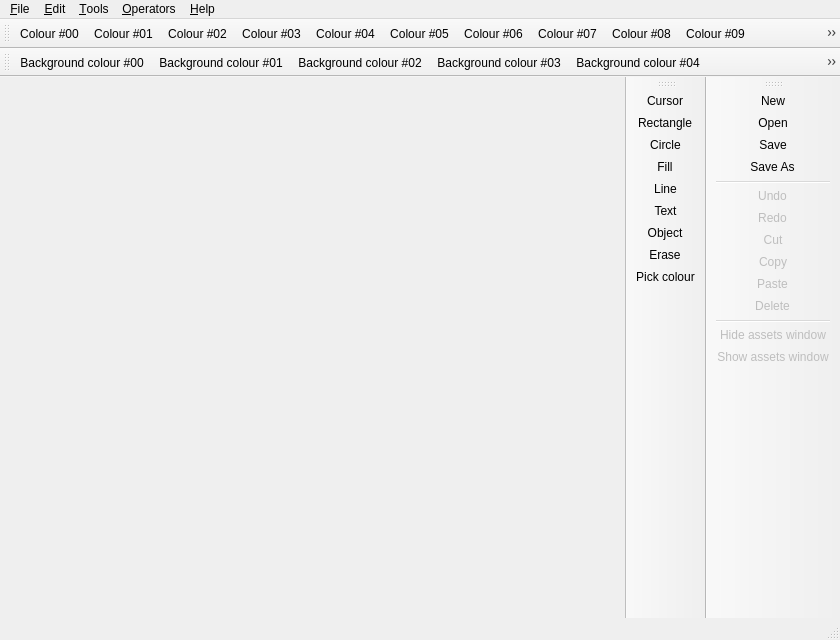
<?xml version="1.0" encoding="UTF-8"?>
<ui version="4.0">
 <class>canvas</class>
 <widget class="QMainWindow" name="canvas">
  <property name="geometry">
   <rect>
    <x>0</x>
    <y>0</y>
    <width>840</width>
    <height>640</height>
   </rect>
  </property>
  <property name="windowTitle">
   <string>roar</string>
  </property>
  <widget class="QWidget" name="centralwidget">
   <widget class="QWidget" name="verticalLayoutWidget">
    <property name="geometry">
     <rect>
      <x>0</x>
      <y>0</y>
      <width>771</width>
      <height>531</height>
     </rect>
    </property>
    <layout class="QVBoxLayout" name="verticalLayout"/>
   </widget>
  </widget>
  <widget class="QMenuBar" name="menubar">
   <property name="geometry">
    <rect>
     <x>0</x>
     <y>0</y>
     <width>840</width>
     <height>21</height>
    </rect>
   </property>
   <widget class="QMenu" name="menuFile">
    <property name="title">
     <string>&amp;File</string>
    </property>
    <widget class="QMenu" name="menu_Export">
     <property name="title">
      <string>&amp;Export...</string>
     </property>
     <addaction name="actionExportAsANSI"/>
     <addaction name="actionExportToClipboard"/>
     <addaction name="actionExportToImgur"/>
     <addaction name="actionExportToPastebin"/>
     <addaction name="actionExportAsPNG"/>
    </widget>
    <widget class="QMenu" name="menu_Import">
     <property name="title">
      <string>&amp;Import...</string>
     </property>
     <addaction name="actionImportANSI"/>
     <addaction name="actionImportFromClipboard"/>
     <addaction name="actionImportSAUCE"/>
    </widget>
    <widget class="QMenu" name="menuOpen_Recent">
     <property name="enabled">
      <bool>false</bool>
     </property>
     <property name="title">
      <string>Open &amp;Recent</string>
     </property>
     <addaction name="action_Clear_list"/>
    </widget>
    <widget class="QMenu" name="menuRes_tore_Snapshot">
     <property name="enabled">
      <bool>false</bool>
     </property>
     <property name="title">
      <string>Res&amp;tore Snapshot</string>
     </property>
     <addaction name="actionRestore_from_file"/>
    </widget>
    <addaction name="actionNew"/>
    <addaction name="actionOpen"/>
    <addaction name="menuOpen_Recent"/>
    <addaction name="menuRes_tore_Snapshot"/>
    <addaction name="actionSave"/>
    <addaction name="actionSaveAs"/>
    <addaction name="separator"/>
    <addaction name="menu_Export"/>
    <addaction name="menu_Import"/>
    <addaction name="separator"/>
    <addaction name="actionExit"/>
   </widget>
   <widget class="QMenu" name="menuEdit">
    <property name="title">
     <string>&amp;Edit</string>
    </property>
    <widget class="QMenu" name="menuBrush_size">
     <property name="title">
      <string>Brush size</string>
     </property>
     <addaction name="actionIncreaseBrushWidth"/>
     <addaction name="actionDecreaseBrushWidth"/>
     <addaction name="actionIncreaseBrushHeight"/>
     <addaction name="actionDecreaseBrushHeight"/>
     <addaction name="separator"/>
     <addaction name="actionIncreaseBrushSize"/>
     <addaction name="actionDecreaseBrushSize"/>
    </widget>
    <widget class="QMenu" name="menuCanvas_size">
     <property name="title">
      <string>Canvas size</string>
     </property>
     <addaction name="actionIncreaseCanvasWidth"/>
     <addaction name="actionDecreaseCanvasWidth"/>
     <addaction name="actionIncreaseCanvasHeight"/>
     <addaction name="actionDecreaseCanvasHeight"/>
     <addaction name="separator"/>
     <addaction name="actionIncreaseCanvasSize"/>
     <addaction name="actionDecreaseCanvasSize"/>
    </widget>
    <addaction name="actionUndo"/>
    <addaction name="actionRedo"/>
    <addaction name="separator"/>
    <addaction name="actionCut"/>
    <addaction name="actionCopy"/>
    <addaction name="actionPaste"/>
    <addaction name="actionDelete"/>
    <addaction name="separator"/>
    <addaction name="menuBrush_size"/>
    <addaction name="menuCanvas_size"/>
    <addaction name="actionFlipColours"/>
    <addaction name="separator"/>
    <addaction name="actionSolidBrush"/>
    <addaction name="separator"/>
    <addaction name="actionHideAssetsWindow"/>
    <addaction name="actionShowAssetsWindow"/>
   </widget>
   <widget class="QMenu" name="menuTools">
    <property name="title">
     <string>&amp;Tools</string>
    </property>
    <addaction name="actionCursor"/>
    <addaction name="actionRectangle"/>
    <addaction name="actionCircle"/>
    <addaction name="actionFill"/>
    <addaction name="actionLine"/>
    <addaction name="actionText"/>
    <addaction name="actionObject"/>
    <addaction name="actionErase"/>
    <addaction name="actionPickColour"/>
   </widget>
   <widget class="QMenu" name="menuOperators">
    <property name="title">
     <string>&amp;Operators</string>
    </property>
    <addaction name="actionFlip"/>
    <addaction name="actionFlipHorizontally"/>
    <addaction name="actionInvertColours"/>
    <addaction name="actionRotate"/>
    <addaction name="actionTile"/>
   </widget>
   <widget class="QMenu" name="menuHelp">
    <property name="title">
     <string>&amp;Help</string>
    </property>
    <addaction name="actionViewMelp"/>
    <addaction name="separator"/>
    <addaction name="actionOpenIssueOnGitHub"/>
    <addaction name="actionVisitGitHubWebsite"/>
    <addaction name="separator"/>
    <addaction name="actionAboutRoar"/>
   </widget>
   <addaction name="menuFile"/>
   <addaction name="menuEdit"/>
   <addaction name="menuTools"/>
   <addaction name="menuOperators"/>
   <addaction name="menuHelp"/>
  </widget>
  <widget class="QStatusBar" name="statusbar"/>
  <widget class="QToolBar" name="toolBarCommands">
   <property name="windowTitle">
    <string>Commands</string>
   </property>
   <attribute name="toolBarArea">
    <enum>RightToolBarArea</enum>
   </attribute>
   <attribute name="toolBarBreak">
    <bool>false</bool>
   </attribute>
   <addaction name="actionNew"/>
   <addaction name="actionOpen"/>
   <addaction name="actionSave"/>
   <addaction name="actionSaveAs"/>
   <addaction name="separator"/>
   <addaction name="actionUndo"/>
   <addaction name="actionRedo"/>
   <addaction name="actionCut"/>
   <addaction name="actionCopy"/>
   <addaction name="actionPaste"/>
   <addaction name="actionDelete"/>
   <addaction name="separator"/>
   <addaction name="actionHideAssetsWindow"/>
   <addaction name="actionShowAssetsWindow"/>
  </widget>
  <widget class="QToolBar" name="toolBarTools">
   <property name="windowTitle">
    <string>Tools</string>
   </property>
   <attribute name="toolBarArea">
    <enum>RightToolBarArea</enum>
   </attribute>
   <attribute name="toolBarBreak">
    <bool>true</bool>
   </attribute>
   <addaction name="actionCursor"/>
   <addaction name="actionRectangle"/>
   <addaction name="actionCircle"/>
   <addaction name="actionFill"/>
   <addaction name="actionLine"/>
   <addaction name="actionText"/>
   <addaction name="actionObject"/>
   <addaction name="actionErase"/>
   <addaction name="actionPickColour"/>
  </widget>
  <widget class="QToolBar" name="toolBarColours">
   <property name="windowTitle">
    <string>Colours</string>
   </property>
   <attribute name="toolBarArea">
    <enum>TopToolBarArea</enum>
   </attribute>
   <attribute name="toolBarBreak">
    <bool>false</bool>
   </attribute>
   <addaction name="actionColour00"/>
   <addaction name="actionColour01"/>
   <addaction name="actionColour02"/>
   <addaction name="actionColour03"/>
   <addaction name="actionColour04"/>
   <addaction name="actionColour05"/>
   <addaction name="actionColour06"/>
   <addaction name="actionColour07"/>
   <addaction name="actionColour08"/>
   <addaction name="actionColour09"/>
   <addaction name="actionColour10"/>
   <addaction name="actionColour11"/>
   <addaction name="actionColour12"/>
   <addaction name="actionColour13"/>
   <addaction name="actionColour14"/>
   <addaction name="actionColour15"/>
   <addaction name="actionColourTransparent"/>
   <addaction name="actionFlipColours"/>
   <addaction name="separator"/>
   <addaction name="actionIncreaseCanvasWidth"/>
   <addaction name="actionDecreaseCanvasWidth"/>
   <addaction name="actionIncreaseCanvasHeight"/>
   <addaction name="actionDecreaseCanvasHeight"/>
   <addaction name="separator"/>
   <addaction name="actionIncreaseCanvasSize"/>
   <addaction name="actionDecreaseCanvasSize"/>
  </widget>
  <widget class="QToolBar" name="toolBarColoursBackground">
   <property name="windowTitle">
    <string>Background colours</string>
   </property>
   <attribute name="toolBarArea">
    <enum>TopToolBarArea</enum>
   </attribute>
   <attribute name="toolBarBreak">
    <bool>true</bool>
   </attribute>
   <addaction name="actionColourBg00"/>
   <addaction name="actionColourBg01"/>
   <addaction name="actionColourBg02"/>
   <addaction name="actionColourBg03"/>
   <addaction name="actionColourBg04"/>
   <addaction name="actionColourBg05"/>
   <addaction name="actionColourBg06"/>
   <addaction name="actionColourBg07"/>
   <addaction name="actionColourBg08"/>
   <addaction name="actionColourBg09"/>
   <addaction name="actionColourBg10"/>
   <addaction name="actionColourBg11"/>
   <addaction name="actionColourBg12"/>
   <addaction name="actionColourBg13"/>
   <addaction name="actionColourBg14"/>
   <addaction name="actionColourBg15"/>
   <addaction name="actionColourBgTransparent"/>
   <addaction name="actionFlipColours"/>
   <addaction name="separator"/>
   <addaction name="actionIncreaseBrushHeight"/>
   <addaction name="actionDecreaseBrushHeight"/>
   <addaction name="actionIncreaseBrushWidth"/>
   <addaction name="actionDecreaseBrushWidth"/>
   <addaction name="separator"/>
   <addaction name="actionIncreaseBrushSize"/>
   <addaction name="actionDecreaseBrushSize"/>
  </widget>
  <action name="actionNew">
   <property name="icon">
    <iconset>
     <normaloff>assets/images/document-new.svg</normaloff>assets/images/document-new.svg</iconset>
   </property>
   <property name="text">
    <string>&amp;New</string>
   </property>
   <property name="shortcut">
    <string>Ctrl+N</string>
   </property>
  </action>
  <action name="actionOpen">
   <property name="icon">
    <iconset>
     <normaloff>assets/images/document-open-data.svg</normaloff>assets/images/document-open-data.svg</iconset>
   </property>
   <property name="text">
    <string>&amp;Open</string>
   </property>
   <property name="shortcut">
    <string>Ctrl+O</string>
   </property>
  </action>
  <action name="actionSave">
   <property name="icon">
    <iconset>
     <normaloff>assets/images/document-save.svg</normaloff>assets/images/document-save.svg</iconset>
   </property>
   <property name="text">
    <string>&amp;Save</string>
   </property>
   <property name="shortcut">
    <string>Ctrl+S</string>
   </property>
  </action>
  <action name="actionSaveAs">
   <property name="icon">
    <iconset>
     <normaloff>assets/images/document-save-as.svg</normaloff>assets/images/document-save-as.svg</iconset>
   </property>
   <property name="text">
    <string>Save &amp;As...</string>
   </property>
  </action>
  <action name="actionExit">
   <property name="text">
    <string>E&amp;xit</string>
   </property>
   <property name="shortcut">
    <string>Ctrl+X</string>
   </property>
  </action>
  <action name="actionUndo">
   <property name="enabled">
    <bool>false</bool>
   </property>
   <property name="icon">
    <iconset>
     <normaloff>assets/images/edit-undo.svg</normaloff>assets/images/edit-undo.svg</iconset>
   </property>
   <property name="text">
    <string>&amp;Undo</string>
   </property>
   <property name="shortcut">
    <string>Ctrl+Z</string>
   </property>
  </action>
  <action name="actionRedo">
   <property name="enabled">
    <bool>false</bool>
   </property>
   <property name="icon">
    <iconset>
     <normaloff>assets/images/edit-redo.svg</normaloff>assets/images/edit-redo.svg</iconset>
   </property>
   <property name="text">
    <string>&amp;Redo</string>
   </property>
   <property name="shortcut">
    <string>Ctrl+Y</string>
   </property>
  </action>
  <action name="actionCut">
   <property name="enabled">
    <bool>false</bool>
   </property>
   <property name="icon">
    <iconset>
     <normaloff>assets/images/edit-cut.svg</normaloff>assets/images/edit-cut.svg</iconset>
   </property>
   <property name="text">
    <string>Cu&amp;t</string>
   </property>
  </action>
  <action name="actionCopy">
   <property name="enabled">
    <bool>false</bool>
   </property>
   <property name="icon">
    <iconset>
     <normaloff>assets/images/edit-copy.svg</normaloff>assets/images/edit-copy.svg</iconset>
   </property>
   <property name="text">
    <string>&amp;Copy</string>
   </property>
  </action>
  <action name="actionPaste">
   <property name="enabled">
    <bool>false</bool>
   </property>
   <property name="icon">
    <iconset>
     <normaloff>assets/images/edit-paste.svg</normaloff>assets/images/edit-paste.svg</iconset>
   </property>
   <property name="text">
    <string>&amp;Paste</string>
   </property>
  </action>
  <action name="actionDelete">
   <property name="enabled">
    <bool>false</bool>
   </property>
   <property name="icon">
    <iconset>
     <normaloff>assets/images/edit-delete.svg</normaloff>assets/images/edit-delete.svg</iconset>
   </property>
   <property name="text">
    <string>De&amp;lete</string>
   </property>
  </action>
  <action name="actionSolidBrush">
   <property name="checkable">
    <bool>true</bool>
   </property>
   <property name="checked">
    <bool>true</bool>
   </property>
   <property name="text">
    <string>Solid brush</string>
   </property>
  </action>
  <action name="actionHideAssetsWindow">
   <property name="enabled">
    <bool>false</bool>
   </property>
   <property name="icon">
    <iconset>
     <normaloff>assets/images/toolHideAssetsWindow.png</normaloff>assets/images/toolHideAssetsWindow.png</iconset>
   </property>
   <property name="text">
    <string>Hide assets window</string>
   </property>
  </action>
  <action name="actionShowAssetsWindow">
   <property name="enabled">
    <bool>false</bool>
   </property>
   <property name="icon">
    <iconset>
     <normaloff>assets/images/toolShowAssetsWindow.png</normaloff>assets/images/toolShowAssetsWindow.png</iconset>
   </property>
   <property name="text">
    <string>Show assets window</string>
   </property>
  </action>
  <action name="actionCursor">
   <property name="checkable">
    <bool>true</bool>
   </property>
   <property name="icon">
    <iconset>
     <normaloff>assets/images/toolCursor.png</normaloff>assets/images/toolCursor.png</iconset>
   </property>
   <property name="text">
    <string>C&amp;ursor</string>
   </property>
   <property name="shortcut">
    <string>F2</string>
   </property>
  </action>
  <action name="actionRectangle">
   <property name="checkable">
    <bool>true</bool>
   </property>
   <property name="icon">
    <iconset>
     <normaloff>assets/images/toolRect.png</normaloff>assets/images/toolRect.png</iconset>
   </property>
   <property name="text">
    <string>&amp;Rectangle</string>
   </property>
   <property name="shortcut">
    <string>F3</string>
   </property>
  </action>
  <action name="actionCircle">
   <property name="checkable">
    <bool>true</bool>
   </property>
   <property name="icon">
    <iconset>
     <normaloff>assets/images/toolCircle.png</normaloff>assets/images/toolCircle.png</iconset>
   </property>
   <property name="text">
    <string>&amp;Circle</string>
   </property>
   <property name="shortcut">
    <string>F4</string>
   </property>
  </action>
  <action name="actionFill">
   <property name="checkable">
    <bool>true</bool>
   </property>
   <property name="icon">
    <iconset>
     <normaloff>assets/images/toolFill.png</normaloff>assets/images/toolFill.png</iconset>
   </property>
   <property name="text">
    <string>&amp;Fill</string>
   </property>
   <property name="shortcut">
    <string>F5</string>
   </property>
  </action>
  <action name="actionLine">
   <property name="checkable">
    <bool>true</bool>
   </property>
   <property name="icon">
    <iconset>
     <normaloff>assets/images/toolLine.png</normaloff>assets/images/toolLine.png</iconset>
   </property>
   <property name="text">
    <string>&amp;Line</string>
   </property>
   <property name="shortcut">
    <string>F6</string>
   </property>
  </action>
  <action name="actionText">
   <property name="checkable">
    <bool>true</bool>
   </property>
   <property name="icon">
    <iconset>
     <normaloff>assets/images/toolText.png</normaloff>assets/images/toolText.png</iconset>
   </property>
   <property name="text">
    <string>&amp;Text</string>
   </property>
   <property name="shortcut">
    <string>F7</string>
   </property>
  </action>
  <action name="actionObject">
   <property name="checkable">
    <bool>true</bool>
   </property>
   <property name="icon">
    <iconset>
     <normaloff>assets/images/toolObject.png</normaloff>assets/images/toolObject.png</iconset>
   </property>
   <property name="text">
    <string>&amp;Object</string>
   </property>
   <property name="shortcut">
    <string>F8</string>
   </property>
  </action>
  <action name="actionErase">
   <property name="checkable">
    <bool>true</bool>
   </property>
   <property name="icon">
    <iconset>
     <normaloff>assets/images/toolErase.png</normaloff>assets/images/toolErase.png</iconset>
   </property>
   <property name="text">
    <string>&amp;Erase</string>
   </property>
   <property name="shortcut">
    <string>F9</string>
   </property>
  </action>
  <action name="actionPickColour">
   <property name="checkable">
    <bool>true</bool>
   </property>
   <property name="icon">
    <iconset>
     <normaloff>assets/images/toolPickColour.png</normaloff>assets/images/toolPickColour.png</iconset>
   </property>
   <property name="text">
    <string>&amp;Pick colour</string>
   </property>
   <property name="shortcut">
    <string>F10</string>
   </property>
  </action>
  <action name="actionFlip">
   <property name="checkable">
    <bool>true</bool>
   </property>
   <property name="enabled">
    <bool>true</bool>
   </property>
   <property name="text">
    <string>&amp;Flip</string>
   </property>
  </action>
  <action name="actionFlipHorizontally">
   <property name="checkable">
    <bool>true</bool>
   </property>
   <property name="text">
    <string>Flip &amp;horizontally</string>
   </property>
  </action>
  <action name="actionInvertColours">
   <property name="checkable">
    <bool>true</bool>
   </property>
   <property name="text">
    <string>&amp;Invert colours</string>
   </property>
  </action>
  <action name="actionRotate">
   <property name="checkable">
    <bool>true</bool>
   </property>
   <property name="text">
    <string>&amp;Rotate</string>
   </property>
  </action>
  <action name="actionTile">
   <property name="checkable">
    <bool>true</bool>
   </property>
   <property name="text">
    <string>&amp;Tile</string>
   </property>
  </action>
  <action name="actionViewMelp">
   <property name="text">
    <string>View &amp;melp?</string>
   </property>
   <property name="shortcut">
    <string>F1</string>
   </property>
  </action>
  <action name="actionOpenIssueOnGitHub">
   <property name="text">
    <string>Open &amp;issue on GitHub</string>
   </property>
  </action>
  <action name="actionVisitGitHubWebsite">
   <property name="text">
    <string>Visit &amp;GitHub website</string>
   </property>
  </action>
  <action name="actionAboutRoar">
   <property name="text">
    <string>&amp;About roar</string>
   </property>
  </action>
  <action name="actionColour00">
   <property name="checkable">
    <bool>true</bool>
   </property>
   <property name="icon">
    <iconset>
     <normaloff>assets/images/colour00.png</normaloff>assets/images/colour00.png</iconset>
   </property>
   <property name="text">
    <string>Colour #00</string>
   </property>
   <property name="toolTip">
    <string>Colour #00</string>
   </property>
   <property name="shortcut">
    <string>Ctrl+0</string>
   </property>
  </action>
  <action name="actionColour01">
   <property name="checkable">
    <bool>true</bool>
   </property>
   <property name="icon">
    <iconset>
     <normaloff>assets/images/colour01.png</normaloff>assets/images/colour01.png</iconset>
   </property>
   <property name="text">
    <string>Colour #01</string>
   </property>
   <property name="toolTip">
    <string>Colour #01</string>
   </property>
   <property name="shortcut">
    <string>Ctrl+1</string>
   </property>
  </action>
  <action name="actionColour02">
   <property name="checkable">
    <bool>true</bool>
   </property>
   <property name="icon">
    <iconset>
     <normaloff>assets/images/colour02.png</normaloff>assets/images/colour02.png</iconset>
   </property>
   <property name="text">
    <string>Colour #02</string>
   </property>
   <property name="toolTip">
    <string>Colour #02</string>
   </property>
   <property name="shortcut">
    <string>Ctrl+2</string>
   </property>
  </action>
  <action name="actionColour03">
   <property name="checkable">
    <bool>true</bool>
   </property>
   <property name="icon">
    <iconset>
     <normaloff>assets/images/colour03.png</normaloff>assets/images/colour03.png</iconset>
   </property>
   <property name="text">
    <string>Colour #03</string>
   </property>
   <property name="toolTip">
    <string>Colour #03</string>
   </property>
   <property name="shortcut">
    <string>Ctrl+3</string>
   </property>
  </action>
  <action name="actionColour04">
   <property name="checkable">
    <bool>true</bool>
   </property>
   <property name="icon">
    <iconset>
     <normaloff>assets/images/colour04.png</normaloff>assets/images/colour04.png</iconset>
   </property>
   <property name="text">
    <string>Colour #04</string>
   </property>
   <property name="toolTip">
    <string>Colour #04</string>
   </property>
   <property name="shortcut">
    <string>Ctrl+4</string>
   </property>
  </action>
  <action name="actionColour05">
   <property name="checkable">
    <bool>true</bool>
   </property>
   <property name="icon">
    <iconset>
     <normaloff>assets/images/colour05.png</normaloff>assets/images/colour05.png</iconset>
   </property>
   <property name="text">
    <string>Colour #05</string>
   </property>
   <property name="toolTip">
    <string>Colour #05</string>
   </property>
   <property name="shortcut">
    <string>Ctrl+5</string>
   </property>
  </action>
  <action name="actionColour06">
   <property name="checkable">
    <bool>true</bool>
   </property>
   <property name="icon">
    <iconset>
     <normaloff>assets/images/colour06.png</normaloff>assets/images/colour06.png</iconset>
   </property>
   <property name="text">
    <string>Colour #06</string>
   </property>
   <property name="toolTip">
    <string>Colour #06</string>
   </property>
   <property name="shortcut">
    <string>Ctrl+6</string>
   </property>
  </action>
  <action name="actionColour07">
   <property name="checkable">
    <bool>true</bool>
   </property>
   <property name="icon">
    <iconset>
     <normaloff>assets/images/colour07.png</normaloff>assets/images/colour07.png</iconset>
   </property>
   <property name="text">
    <string>Colour #07</string>
   </property>
   <property name="toolTip">
    <string>Colour #07</string>
   </property>
   <property name="shortcut">
    <string>Ctrl+7</string>
   </property>
  </action>
  <action name="actionColour08">
   <property name="checkable">
    <bool>true</bool>
   </property>
   <property name="icon">
    <iconset>
     <normaloff>assets/images/colour08.png</normaloff>assets/images/colour08.png</iconset>
   </property>
   <property name="text">
    <string>Colour #08</string>
   </property>
   <property name="toolTip">
    <string>Colour #08</string>
   </property>
   <property name="shortcut">
    <string>Ctrl+8</string>
   </property>
  </action>
  <action name="actionColour09">
   <property name="checkable">
    <bool>true</bool>
   </property>
   <property name="icon">
    <iconset>
     <normaloff>assets/images/colour09.png</normaloff>assets/images/colour09.png</iconset>
   </property>
   <property name="text">
    <string>Colour #09</string>
   </property>
   <property name="toolTip">
    <string>Colour #09</string>
   </property>
   <property name="shortcut">
    <string>Ctrl+9</string>
   </property>
  </action>
  <action name="actionColour10">
   <property name="checkable">
    <bool>true</bool>
   </property>
   <property name="icon">
    <iconset>
     <normaloff>assets/images/colour10.png</normaloff>assets/images/colour10.png</iconset>
   </property>
   <property name="text">
    <string>Colour #10</string>
   </property>
   <property name="toolTip">
    <string>Colour #10</string>
   </property>
   <property name="shortcut">
    <string>Ctrl+Shift+0</string>
   </property>
  </action>
  <action name="actionColour11">
   <property name="checkable">
    <bool>true</bool>
   </property>
   <property name="icon">
    <iconset>
     <normaloff>assets/images/colour11.png</normaloff>assets/images/colour11.png</iconset>
   </property>
   <property name="text">
    <string>Colour #11</string>
   </property>
   <property name="toolTip">
    <string>Colour #11</string>
   </property>
   <property name="shortcut">
    <string>Ctrl+Shift+1</string>
   </property>
  </action>
  <action name="actionColour12">
   <property name="checkable">
    <bool>true</bool>
   </property>
   <property name="icon">
    <iconset>
     <normaloff>assets/images/colour12.png</normaloff>assets/images/colour12.png</iconset>
   </property>
   <property name="text">
    <string>Colour #12</string>
   </property>
   <property name="toolTip">
    <string>Colour #12</string>
   </property>
   <property name="shortcut">
    <string>Ctrl+Shift+2</string>
   </property>
  </action>
  <action name="actionColour13">
   <property name="checkable">
    <bool>true</bool>
   </property>
   <property name="icon">
    <iconset>
     <normaloff>assets/images/colour13.png</normaloff>assets/images/colour13.png</iconset>
   </property>
   <property name="text">
    <string>Colour #13</string>
   </property>
   <property name="toolTip">
    <string>Colour #13</string>
   </property>
   <property name="shortcut">
    <string>Ctrl+Shift+3</string>
   </property>
  </action>
  <action name="actionColour14">
   <property name="checkable">
    <bool>true</bool>
   </property>
   <property name="icon">
    <iconset>
     <normaloff>assets/images/colour14.png</normaloff>assets/images/colour14.png</iconset>
   </property>
   <property name="text">
    <string>Colour #14</string>
   </property>
   <property name="toolTip">
    <string>Colour #14</string>
   </property>
   <property name="shortcut">
    <string>Ctrl+Shift+4</string>
   </property>
  </action>
  <action name="actionColour15">
   <property name="checkable">
    <bool>true</bool>
   </property>
   <property name="icon">
    <iconset>
     <normaloff>assets/images/colour15.png</normaloff>assets/images/colour15.png</iconset>
   </property>
   <property name="text">
    <string>Colour #15</string>
   </property>
   <property name="toolTip">
    <string>Colour #15</string>
   </property>
   <property name="shortcut">
    <string>Ctrl+Shift+5</string>
   </property>
  </action>
  <action name="actionColourTransparent">
   <property name="checkable">
    <bool>true</bool>
   </property>
   <property name="icon">
    <iconset>
     <normaloff>assets/images/colour_transparent.png</normaloff>assets/images/colour_transparent.png</iconset>
   </property>
   <property name="text">
    <string>Transparent colour</string>
   </property>
   <property name="toolTip">
    <string>Transparent colour</string>
   </property>
   <property name="shortcut">
    <string>Ctrl+Shift+6</string>
   </property>
  </action>
  <action name="actionColourBg00">
   <property name="checkable">
    <bool>true</bool>
   </property>
   <property name="icon">
    <iconset>
     <normaloff>assets/images/colourBg00.png</normaloff>assets/images/colourBg00.png</iconset>
   </property>
   <property name="text">
    <string>Background colour #00</string>
   </property>
   <property name="toolTip">
    <string>Background colour #00</string>
   </property>
   <property name="shortcut">
    <string>Ctrl+Alt+0</string>
   </property>
  </action>
  <action name="actionColourBg01">
   <property name="checkable">
    <bool>true</bool>
   </property>
   <property name="icon">
    <iconset>
     <normaloff>assets/images/colourBg01.png</normaloff>assets/images/colourBg01.png</iconset>
   </property>
   <property name="text">
    <string>Background colour #01</string>
   </property>
   <property name="toolTip">
    <string>Background colour #01</string>
   </property>
   <property name="shortcut">
    <string>Ctrl+Alt+1</string>
   </property>
  </action>
  <action name="actionColourBg02">
   <property name="checkable">
    <bool>true</bool>
   </property>
   <property name="icon">
    <iconset>
     <normaloff>assets/images/colourBg02.png</normaloff>assets/images/colourBg02.png</iconset>
   </property>
   <property name="text">
    <string>Background colour #02</string>
   </property>
   <property name="toolTip">
    <string>Background colour #02</string>
   </property>
   <property name="shortcut">
    <string>Ctrl+Alt+2</string>
   </property>
  </action>
  <action name="actionColourBg03">
   <property name="checkable">
    <bool>true</bool>
   </property>
   <property name="icon">
    <iconset>
     <normaloff>assets/images/colourBg03.png</normaloff>assets/images/colourBg03.png</iconset>
   </property>
   <property name="text">
    <string>Background colour #03</string>
   </property>
   <property name="toolTip">
    <string>Background colour #03</string>
   </property>
   <property name="shortcut">
    <string>Ctrl+Alt+3</string>
   </property>
  </action>
  <action name="actionColourBg04">
   <property name="checkable">
    <bool>true</bool>
   </property>
   <property name="icon">
    <iconset>
     <normaloff>assets/images/colourBg04.png</normaloff>assets/images/colourBg04.png</iconset>
   </property>
   <property name="text">
    <string>Background colour #04</string>
   </property>
   <property name="toolTip">
    <string>Background colour #04</string>
   </property>
   <property name="shortcut">
    <string>Ctrl+Alt+4</string>
   </property>
  </action>
  <action name="actionColourBg05">
   <property name="checkable">
    <bool>true</bool>
   </property>
   <property name="icon">
    <iconset>
     <normaloff>assets/images/colourBg05.png</normaloff>assets/images/colourBg05.png</iconset>
   </property>
   <property name="text">
    <string>Background colour #05</string>
   </property>
   <property name="toolTip">
    <string>Background colour #05</string>
   </property>
   <property name="shortcut">
    <string>Ctrl+Alt+5</string>
   </property>
  </action>
  <action name="actionColourBg06">
   <property name="checkable">
    <bool>true</bool>
   </property>
   <property name="icon">
    <iconset>
     <normaloff>assets/images/colourBg06.png</normaloff>assets/images/colourBg06.png</iconset>
   </property>
   <property name="text">
    <string>Background colour #06</string>
   </property>
   <property name="toolTip">
    <string>Background colour #06</string>
   </property>
   <property name="shortcut">
    <string>Ctrl+Alt+6</string>
   </property>
  </action>
  <action name="actionColourBg07">
   <property name="checkable">
    <bool>true</bool>
   </property>
   <property name="icon">
    <iconset>
     <normaloff>assets/images/colourBg07.png</normaloff>assets/images/colourBg07.png</iconset>
   </property>
   <property name="text">
    <string>Background colour #07</string>
   </property>
   <property name="toolTip">
    <string>Background colour #07</string>
   </property>
   <property name="shortcut">
    <string>Ctrl+Alt+7</string>
   </property>
  </action>
  <action name="actionColourBg08">
   <property name="checkable">
    <bool>true</bool>
   </property>
   <property name="icon">
    <iconset>
     <normaloff>assets/images/colourBg08.png</normaloff>assets/images/colourBg08.png</iconset>
   </property>
   <property name="text">
    <string>Background colour #08</string>
   </property>
   <property name="toolTip">
    <string>Background colour #08</string>
   </property>
   <property name="shortcut">
    <string>Ctrl+Alt+8</string>
   </property>
  </action>
  <action name="actionColourBg09">
   <property name="checkable">
    <bool>true</bool>
   </property>
   <property name="icon">
    <iconset>
     <normaloff>assets/images/colourBg09.png</normaloff>assets/images/colourBg09.png</iconset>
   </property>
   <property name="text">
    <string>Background colour #09</string>
   </property>
   <property name="toolTip">
    <string>Background colour #09</string>
   </property>
   <property name="shortcut">
    <string>Ctrl+Alt+9</string>
   </property>
  </action>
  <action name="actionColourBg10">
   <property name="checkable">
    <bool>true</bool>
   </property>
   <property name="icon">
    <iconset>
     <normaloff>assets/images/colourBg10.png</normaloff>assets/images/colourBg10.png</iconset>
   </property>
   <property name="text">
    <string>Background colour #10</string>
   </property>
   <property name="toolTip">
    <string>Background colour #10</string>
   </property>
   <property name="shortcut">
    <string>Ctrl+Alt+Shift+0</string>
   </property>
  </action>
  <action name="actionColourBg11">
   <property name="checkable">
    <bool>true</bool>
   </property>
   <property name="icon">
    <iconset>
     <normaloff>assets/images/colourBg11.png</normaloff>assets/images/colourBg11.png</iconset>
   </property>
   <property name="text">
    <string>Background colour #11</string>
   </property>
   <property name="toolTip">
    <string>Background colour #11</string>
   </property>
   <property name="shortcut">
    <string>Ctrl+Alt+Shift+1</string>
   </property>
  </action>
  <action name="actionColourBg12">
   <property name="checkable">
    <bool>true</bool>
   </property>
   <property name="icon">
    <iconset>
     <normaloff>assets/images/colourBg12.png</normaloff>assets/images/colourBg12.png</iconset>
   </property>
   <property name="text">
    <string>Background colour #12</string>
   </property>
   <property name="toolTip">
    <string>Background colour #12</string>
   </property>
   <property name="shortcut">
    <string>Ctrl+Alt+Shift+2</string>
   </property>
  </action>
  <action name="actionColourBg13">
   <property name="checkable">
    <bool>true</bool>
   </property>
   <property name="icon">
    <iconset>
     <normaloff>assets/images/colourBg13.png</normaloff>assets/images/colourBg13.png</iconset>
   </property>
   <property name="text">
    <string>Background colour #13</string>
   </property>
   <property name="toolTip">
    <string>Background colour #13</string>
   </property>
   <property name="shortcut">
    <string>Ctrl+Alt+Shift+3</string>
   </property>
  </action>
  <action name="actionColourBg14">
   <property name="checkable">
    <bool>true</bool>
   </property>
   <property name="icon">
    <iconset>
     <normaloff>assets/images/colourBg14.png</normaloff>assets/images/colourBg14.png</iconset>
   </property>
   <property name="text">
    <string>Background colour #14</string>
   </property>
   <property name="toolTip">
    <string>Background colour #14</string>
   </property>
   <property name="shortcut">
    <string>Ctrl+Alt+Shift+4</string>
   </property>
  </action>
  <action name="actionColourBg15">
   <property name="checkable">
    <bool>true</bool>
   </property>
   <property name="icon">
    <iconset>
     <normaloff>assets/images/colourBg15.png</normaloff>assets/images/colourBg15.png</iconset>
   </property>
   <property name="text">
    <string>Background colour #15</string>
   </property>
   <property name="toolTip">
    <string>Background colour #15</string>
   </property>
   <property name="shortcut">
    <string>Ctrl+Alt+Shift+5</string>
   </property>
  </action>
  <action name="actionColourBgTransparent">
   <property name="checkable">
    <bool>true</bool>
   </property>
   <property name="icon">
    <iconset>
     <normaloff>assets/images/colourBg_transparent.png</normaloff>assets/images/colourBg_transparent.png</iconset>
   </property>
   <property name="text">
    <string>Transparent background colour</string>
   </property>
   <property name="toolTip">
    <string>Transparent background colour</string>
   </property>
   <property name="shortcut">
    <string>Ctrl+Alt+Shift+6</string>
   </property>
  </action>
  <action name="actionIncreaseBrushWidth">
   <property name="icon">
    <iconset>
     <normaloff>assets/images/toolIncrBrushW.png</normaloff>assets/images/toolIncrBrushW.png</iconset>
   </property>
   <property name="text">
    <string>Increase brush width</string>
   </property>
  </action>
  <action name="actionDecreaseBrushWidth">
   <property name="icon">
    <iconset>
     <normaloff>assets/images/toolDecrBrushW.png</normaloff>assets/images/toolDecrBrushW.png</iconset>
   </property>
   <property name="text">
    <string>Decrease brush width</string>
   </property>
  </action>
  <action name="actionIncreaseBrushHeight">
   <property name="icon">
    <iconset>
     <normaloff>assets/images/toolIncrBrushH.png</normaloff>assets/images/toolIncrBrushH.png</iconset>
   </property>
   <property name="text">
    <string>Increase brush height</string>
   </property>
  </action>
  <action name="actionDecreaseBrushHeight">
   <property name="icon">
    <iconset>
     <normaloff>assets/images/toolDecrBrushH.png</normaloff>assets/images/toolDecrBrushH.png</iconset>
   </property>
   <property name="text">
    <string>Decrease brush height</string>
   </property>
  </action>
  <action name="actionIncreaseBrushSize">
   <property name="icon">
    <iconset>
     <normaloff>assets/images/toolIncrBrushHW.png</normaloff>assets/images/toolIncrBrushHW.png</iconset>
   </property>
   <property name="text">
    <string>Increase brush size</string>
   </property>
   <property name="shortcut">
    <string>Ctrl++</string>
   </property>
  </action>
  <action name="actionDecreaseBrushSize">
   <property name="icon">
    <iconset>
     <normaloff>assets/images/toolDecrBrushHW.png</normaloff>assets/images/toolDecrBrushHW.png</iconset>
   </property>
   <property name="text">
    <string>Decrease brush size</string>
   </property>
   <property name="shortcut">
    <string>Ctrl+-</string>
   </property>
  </action>
  <action name="actionIncreaseCanvasWidth">
   <property name="icon">
    <iconset>
     <normaloff>assets/images/toolIncrCanvasW.png</normaloff>assets/images/toolIncrCanvasW.png</iconset>
   </property>
   <property name="text">
    <string>Increase canvas width</string>
   </property>
   <property name="shortcut">
    <string>Ctrl+Right</string>
   </property>
  </action>
  <action name="actionDecreaseCanvasWidth">
   <property name="icon">
    <iconset>
     <normaloff>assets/images/toolDecrCanvasW.png</normaloff>assets/images/toolDecrCanvasW.png</iconset>
   </property>
   <property name="text">
    <string>Decrease canvas width</string>
   </property>
   <property name="shortcut">
    <string>Ctrl+Left</string>
   </property>
  </action>
  <action name="actionIncreaseCanvasHeight">
   <property name="icon">
    <iconset>
     <normaloff>assets/images/toolIncrCanvasH.png</normaloff>assets/images/toolIncrCanvasH.png</iconset>
   </property>
   <property name="text">
    <string>Increase canvas height</string>
   </property>
   <property name="shortcut">
    <string>Ctrl+Down</string>
   </property>
  </action>
  <action name="actionDecreaseCanvasHeight">
   <property name="icon">
    <iconset>
     <normaloff>assets/images/toolDecrCanvasH.png</normaloff>assets/images/toolDecrCanvasH.png</iconset>
   </property>
   <property name="text">
    <string>Decrease canvas height</string>
   </property>
   <property name="shortcut">
    <string>Ctrl+Up</string>
   </property>
  </action>
  <action name="actionIncreaseCanvasSize">
   <property name="icon">
    <iconset>
     <normaloff>assets/images/toolIncrCanvasHW.png</normaloff>assets/images/toolIncrCanvasHW.png</iconset>
   </property>
   <property name="text">
    <string>Increase canvas size</string>
   </property>
  </action>
  <action name="actionDecreaseCanvasSize">
   <property name="icon">
    <iconset>
     <normaloff>assets/images/toolDecrCanvasHW.png</normaloff>assets/images/toolDecrCanvasHW.png</iconset>
   </property>
   <property name="text">
    <string>Decrease canvas size</string>
   </property>
  </action>
  <action name="actionDecreaseCellSize">
   <property name="text">
    <string>Decrease cell size</string>
   </property>
   <property name="toolTip">
    <string>Decrease cell size</string>
   </property>
  </action>
  <action name="actionIncreaseCellSize">
   <property name="text">
    <string>Increase cell size</string>
   </property>
   <property name="toolTip">
    <string>Increase cell size</string>
   </property>
  </action>
  <action name="actionExportAsANSI">
   <property name="text">
    <string>Export as &amp;ANSI...</string>
   </property>
  </action>
  <action name="actionExportToClipboard">
   <property name="text">
    <string>Export to &amp;clipboard</string>
   </property>
  </action>
  <action name="actionExportToImgur">
   <property name="text">
    <string>Export to I&amp;mgur...</string>
   </property>
  </action>
  <action name="actionExportToPastebin">
   <property name="text">
    <string>Export to Pasteb&amp;in...</string>
   </property>
  </action>
  <action name="actionExportAsPNG">
   <property name="text">
    <string>Export as PN&amp;G...</string>
   </property>
  </action>
  <action name="actionImportANSI">
   <property name="text">
    <string>Import &amp;ANSI...</string>
   </property>
  </action>
  <action name="actionImportFromClipboard">
   <property name="text">
    <string>Import from &amp;clipboard</string>
   </property>
  </action>
  <action name="actionImportSAUCE">
   <property name="text">
    <string>Import &amp;SAUCE...</string>
   </property>
  </action>
  <action name="actionFlipColours">
   <property name="icon">
    <iconset>
     <normaloff>assets/images/toolColoursFlip.png</normaloff>assets/images/toolColoursFlip.png</iconset>
   </property>
   <property name="text">
    <string>Flip colours</string>
   </property>
   <property name="toolTip">
    <string>Flip colours</string>
   </property>
   <property name="shortcut">
    <string>Ctrl+I</string>
   </property>
  </action>
  <action name="action_Clear_list">
   <property name="text">
    <string>&amp;Clear list</string>
   </property>
  </action>
  <action name="actionRestore_from_file">
   <property name="text">
    <string>Restore from &amp;file</string>
   </property>
  </action>
 </widget>
 <resources/>
 <connections/>
</ui>
